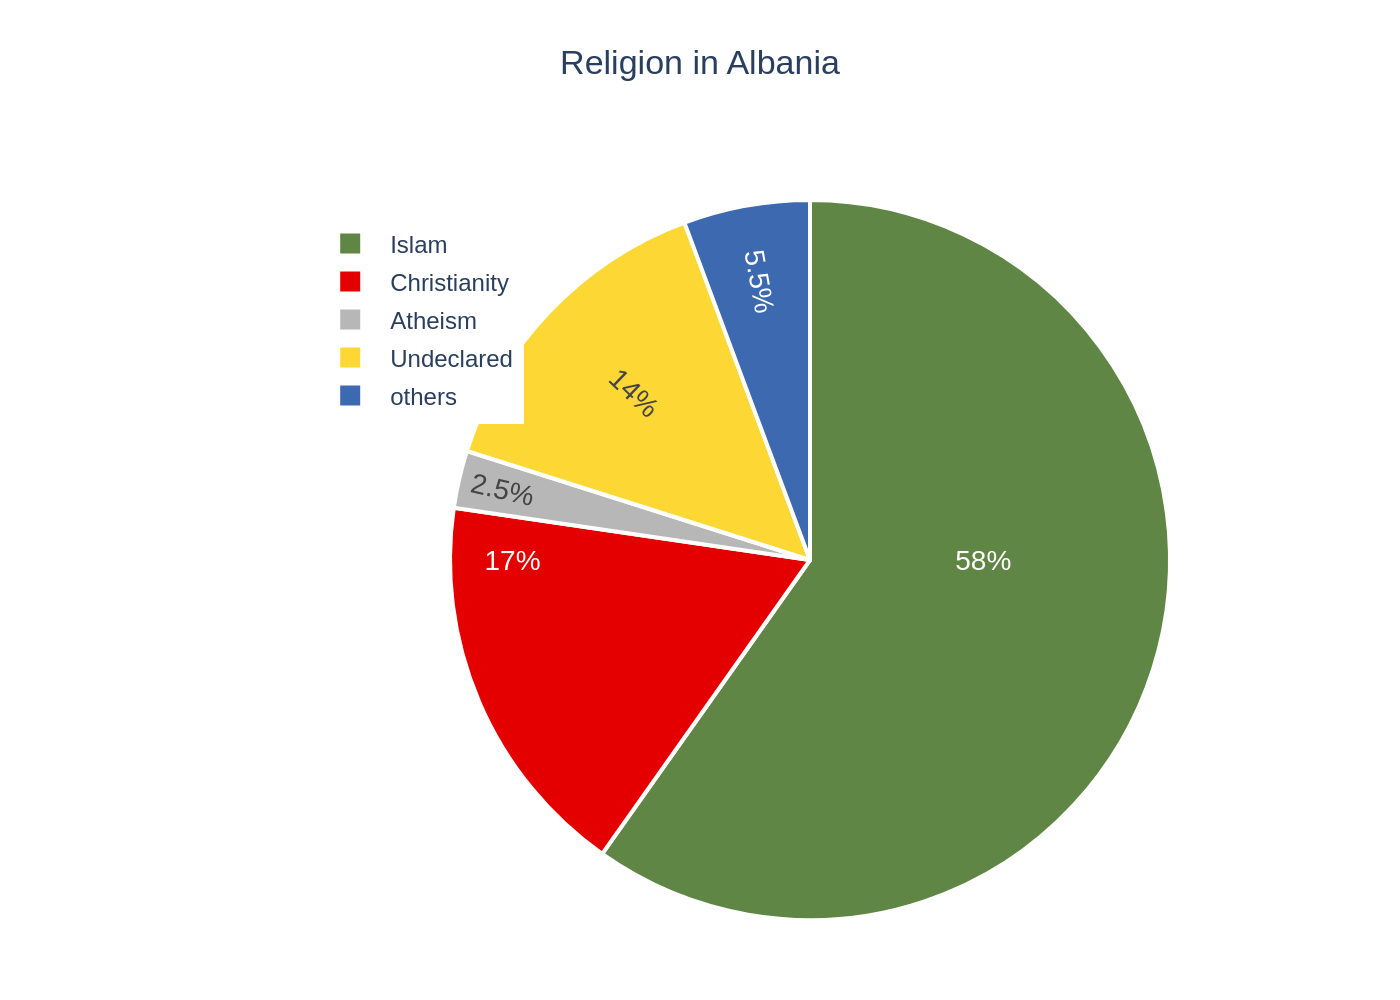

The Python source for this figure:
import sys
import json
import plotly.graph_objects as go
import os

def main():
    """
    Main function to generate a pie chart from a JSON file.
    """
    # Check for command-line argument
    if len(sys.argv) != 2:
        print(f"Usage: python {os.path.basename(__file__)} <json_file_path>")
        sys.exit(1)

    json_path = sys.argv[1]

    # Ensure the input file is a .json file
    if not json_path.endswith('.json'):
        print("Error: Input file must be a .json file.")
        sys.exit(1)

    # Read data from JSON file
    try:
        with open(json_path, 'r', encoding='utf-8') as f:
            chart_config = json.load(f)
    except FileNotFoundError:
        print(f"Error: The file '{json_path}' was not found.")
        sys.exit(1)
    except json.JSONDecodeError:
        print(f"Error: The file '{json_path}' contains invalid JSON.")
        sys.exit(1)


    # Extract data from the loaded JSON
    chart_data = chart_config.get('chart_data', [])
    texts = chart_config.get('texts', {})
    colors = chart_config.get('colors', [])

    # Prepare data for Plotly
    labels = [item['label'] for item in chart_data]
    values = [item['value'] for item in chart_data]

    # Create the pie chart trace
    pie_trace = go.Pie(
        labels=labels,
        values=values,
        marker=dict(
            colors=colors,
            line=dict(color='#FFFFFF', width=2)
        ),
        textinfo='percent',
        texttemplate='%{value}%',
        hoverinfo='label+percent',
        sort=False,  # Preserve the original order from the JSON
        direction='clockwise',
        textfont=dict(size=14)
    )

    # Create the figure
    fig = go.Figure(data=[pie_trace])

    # Update layout
    title_text = texts.get('title')

    fig.update_layout(
        title=dict(
            text=title_text,
            x=0.5,
            y=0.95,
            xanchor='center',
            yanchor='top'
        ),
        font=dict(
            family="Arial",
            size=12
        ),
        legend=dict(
            x=0.01,
            y=0.98,
            xanchor='left',
            yanchor='top',
            traceorder='normal' # Follows the order of data provided
        ),
        margin=dict(l=150, r=40, t=100, b=40)
    )
    
    # Update text position and font for slices
    fig.update_traces(
        insidetextorientation='radial',
        textposition='inside'
    )

    # Define output filename
    base_filename = os.path.splitext(os.path.basename(json_path))[0]
    output_filename = f"{base_filename}.png"

    # Save the figure as a PNG image
    fig.write_image(output_filename, scale=2)
    print(f"Chart saved to {output_filename}")


if __name__ == "__main__":
    main()
